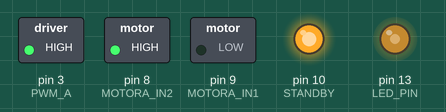
A sketch run on a simulated Arduino Uno, built with avr-gcc and run on an emulated ATmega328P. On the bench: switched loads named in the sketch (green lamp = pin HIGH), output pins drawn as LEDs (lit = HIGH). The ROS host is connected and sends only what is stated; what the sketch prints to the serial monitor is not drawn.

Above: at 0.54 s.
Timing chart, 0 to 40.0 s (numbered marks = the images above):
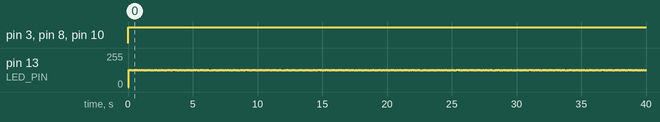

Measured:
- by itself, pin 3 (PWM_A), pin 8 (MOTORA_IN2), pin 10 (STANDBY): LOW → HIGH at 0.00 s

The sketch:

arduino_visual_servo.ino
```cpp
/************************************************************
Project   : visualServo.ino
Created By: Curtis Muntz
Date      : 14 July 2014
Usage     :

************************************************************
Concept   : 1) visual servo-ing

Requires  : sudo apt-get install ros-indigo-rosserial-arduino
          : rosrun rosserial_arduino make_libraries.py /home/muntzcurtis/sketchbook/libraries/

ROSNODE   : rosrun rosserial_python serial_node.py _port:=/dev/ttyACM0

LISTENS TO: objectLocation
          : ex) rostopic pub objectLocation std_msgs/UInt16 240

TODO      : Test this code


referenced urls:
  * my old servo code, modified: https://github.com/curtismuntz/servoControl.git
  * rosserial_arduino tutorial: http://wiki.ros.org/rosserial_arduino/Tutorials/Servo%20Controller
*************************************************************/

#include "Servo.h" // probably not used if HBridge motor is being used.
#include <ros.h>
#include <std_msgs/UInt16.h>

void objectLocation_cb( const std_msgs::UInt16& cmd_msg);


Servo servo; // probably not used, if HBridge motor is being used.
ros::NodeHandle nh;
ros::Subscriber<std_msgs::UInt16> sub("objectLocation", objectLocation_cb);

#define LED_PIN 13
#define M_PI 3.14159265359
#define GEAR_RATIO 0.04       // 250:1
#define PWM_A 3               // Speed control
#define MOTORA_IN1 9          // motor A connected between A01 and A02
#define MOTORA_IN2 8          // not used
#define STANDBY     10        // standby pin


bool blinkState=false;
bool debug = false; // set to true for testing/debugging.
int motorVolume =0; // <-- sash's constant


// timing parameters
int last_update;
int cycle_time;
long last_cycle = 0;
int timerVal = 50; //unused


// PID function variables
float setPoint  = 320;
float integral  = 0.00;
float error_old = 0.00;

// PID constants . these should be computed in the calibrate function.
double Kp = 2;
double Ki = 0.5;
double Kd = 0;

int pixel = 0;


void objectLocation_cb( const std_msgs::UInt16& cmd_msg)
{
  pixel = cmd_msg.data;
}


/**************************************************************
FUNCTION: setup()

**************************************************************/
void setup()
{
  Serial.begin(9600);    //  initialize serial communication. needed for println
  nh.initNode();
  nh.subscribe(sub);

  //H-Bridge Standby pin
  pinMode(STANDBY, OUTPUT);

  //H-Bridge Motor 1 pins
  pinMode(PWM_A, OUTPUT);
  pinMode(MOTORA_IN1, OUTPUT);
  pinMode(MOTORA_IN2, OUTPUT);


  //Arduino blinky light thing
  pinMode(LED_PIN, OUTPUT);  // configure LED pin


  Serial.println("Initialization complete.....");
  Serial.print("Kp = ");
  Serial.println(Kp);
  Serial.print("Ki = ");
  Serial.println(Ki);
  Serial.print("Kd = ");
  Serial.println(Kd);

  // set first cycle time, the rest will be defined by the timer funtion
  cycle_time = timerVal * .001;

}


/***************************************************************
FUNCTION compute()
  computes the PID, storing controller signal in global variable yOutput
      previous_error = 0
      integral = 0
      start:
      error = setpoint - measured_value
      integral = integral + error*dt
      derivative = (error - previous_error)/dt
      output = Kp*error + Ki*integral + Kd*derivative
      previous_error = error
      wait(dt)
      goto start
***************************************************************/
float compute(int pixelLocation)
{
  int error = setPoint - pixelLocation;
  //integral
  float integral = integral + (error * (cycle_time*.001));
  //derivative
  float derivative = (error - error_old)/(cycle_time*.001);
  float output = (Kp*error) + (Ki*integral) + (Kd*derivative);

  error_old = error;

  return output;

}


/***************************************************************
FUNCTION move(int motor, int, int)
 * Sets motor speed and direction for a given motor number
 * Modified from the sparkfun H-bridge example code
***************************************************************/
void move(int motor, int speedz, int direction)
{
  digitalWrite(STANDBY, HIGH); //disable standby
  boolean inPin1 = LOW;
  boolean inPin2 = HIGH;

  if(direction == 1){
    inPin1 = HIGH;
    inPin2 = LOW;
  }

  if(motor == 1){
    digitalWrite(MOTORA_IN1, inPin1);
    digitalWrite(MOTORA_IN2, inPin2);
    analogWrite(PWM_A, speedz);
  }
}


/***************************************************************
FUNCTION stop()
    stops motor by enabling standby pin on the Hbridge
***************************************************************/
void stop()
{
  digitalWrite(STANDBY, LOW);
}

/***************************************************************
FUNCTION timing()
  calculates total cycle time for accurate sample time calculations
***************************************************************/
void timing()
{
  // ***** if forced timing is required uncomment the while code.

  // while((millis() - last_cycle) < timerVal){
  //  delay(1);
  // }

  cycle_time = millis() - last_cycle;
  last_cycle = millis();
}


/**************************************************************
FUNCTION: outputCalc
returns the constrained pwm value
**************************************************************/
int outputCalc(float measurement)
{
  int pwmval;
  return pwmval = constrain(abs((int)measurement),0,255);
}


/**************************************************************
FUNCTION: outputDir
returns the direction for the motor to turn
**************************************************************/
int outputDir(float measurement)
{
    int directionz;
    if (measurement < 0)
    {
      directionz=1;
    }
    else
    {
      directionz = 0;
    }
    return directionz;
}

/***************************************************************
FUNCTION read

***************************************************************/
int read()
{
  return pixel;
}


/***************************************************************
Function: MAIN LOOP
  performs data gathering, computing, and executing.
***************************************************************/
void loop()
{
  //initial set point should be half way between image start and image end (middle of image)
  int setPoint = 240;
  int location = 200;

// Control loop to keep object in the center of the image frame.
  while(true)
    {

      int location = read();
      //Serial.print("Location: ");
      //Serial.println(location);
      //compute PID, execute servo PWM write
      float measurement = compute(location);

      int go = outputCalc(measurement);
      int dir= outputDir(measurement);

      if (go < 2)
      {
        go = 0;
      }
      move(1, go, dir); // move motor 1, go=speed, dir=direction

      blinkState = !blinkState;
      digitalWrite(LED_PIN, blinkState);
      timing();


      nh.spinOnce();
      delay(1);
    }
}
```
